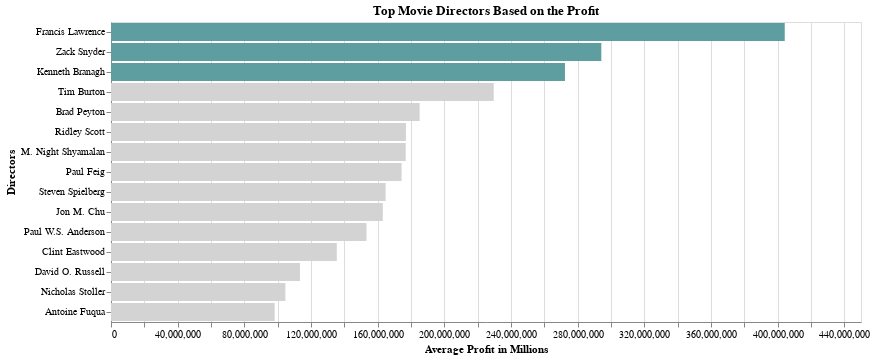

Here is the notebook cell this chart was saved with:
### Markdown cell above
####  Movie Directors

### Code cell
# creating plot
alt.Chart(top_direc, title='Top Movie Directors Based on the Profit').mark_bar().encode(
x=alt.X('mean_profit', title='Average Profit in Millions'),
y=alt.Y('direc_name', sort='-x', title='Directors'),
 
    # The highlight will be set on the result of a conditional statement
    color=alt.condition(
        alt.datum.mean_profit > 270000000,  #  setting the condition value,
        alt.value('cadetblue'),     # if the condition is True sets the bar blue
        alt.value('lightgray')   # and if it's not true it sets the bar blue.
       
    
    )
).properties(width=750,height=300)

### Figure 1 — Vega-Lite specification as saved in the notebook (floating-point values rounded to 4 significant figures)
{"config": {"view": {"continuousWidth": 400, "continuousHeight": 300}}, "data": {"name": "data-7f2d0f0131c52d9e57781605f4cc44f6"}, "mark": "bar", "encoding": {"color": {"condition": {"value": "cadetblue", "test": "(datum.mean_profit > 270000000)"}, "value": "lightgray"}, "x": {"field": "mean_profit", "title": "Average Profit in Millions", "type": "quantitative"}, "y": {"field": "direc_name", "sort": "-x", "title": "Directors", "type": "nominal"}}, "height": 300, "title": "Top Movie Directors Based on the Profit", "width": 750, "$schema": "https://vega.github.io/schema/vega-lite/v4.17.0.json", "datasets": {"data-7f2d0f0131c52d9e57781605f4cc44f6": [{"direc_name": "Francis Lawrence", "count": 5, "mean_profit": 404200000.0}, {"direc_name": "Zack Snyder", "count": 5, "mean_profit": 294200000.0}, {"direc_name": "Kenneth Branagh", "count": 5, "mean_profit": 272400000.0}, {"direc_name": "Tim Burton", "count": 5, "mean_profit": 229600000.0}, {"direc_name": "Brad Peyton", "count": 5, "mean_profit": 185200000.0}, {"direc_name": "Ridley Scott", "count": 7, "mean_profit": 177000000.0}, {"direc_name": "M. Night Shyamalan", "count": 5, "mean_profit": 176800000.0}, {"direc_name": "Paul Feig", "count": 5, "mean_profit": 174300000.0}, {"direc_name": "Steven Spielberg", "count": 8, "mean_profit": 164800000.0}, {"direc_name": "Jon M. Chu", "count": 5, "mean_profit": 163100000.0}, {"direc_name": "Paul W.S. Anderson", "count": 5, "mean_profit": 153300000.0}, {"direc_name": "Clint Eastwood", "count": 7, "mean_profit": 135500000.0}, {"direc_name": "David O. Russell", "count": 5, "mean_profit": 113400000.0}, {"direc_name": "Nicholas Stoller", "count": 5, "mean_profit": 104600000.0}, {"direc_name": "Antoine Fuqua", "count": 5, "mean_profit": 98180000.0}]}}
